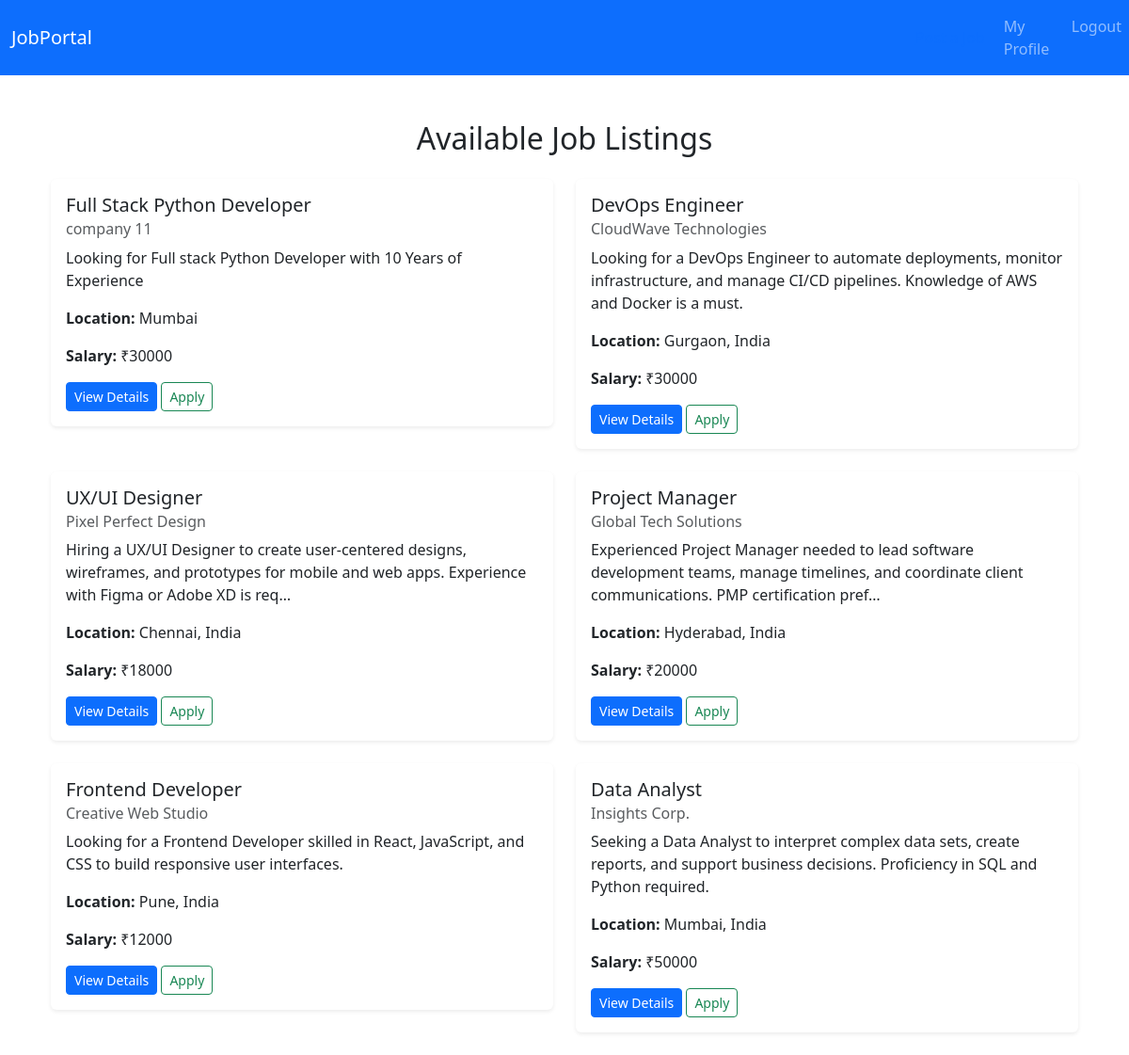
Screenshot of / (signed in) with the database file from the repository.
### core/models.py (models this page shows, shortened)
class Job(models.Model):
    title = models.CharField(max_length=200)
    description = models.TextField()
    company_name = models.CharField(max_length=200)
    salary = models.IntegerField()
    location = models.CharField(max_length=100)
    posted_by = models.ForeignKey(User, on_delete=models.CASCADE)
    created_at = models.DateTimeField(auto_now_add=True)
    class Meta:
        ordering = ['-created_at']

### core/views.py (the view, shortened to what this page needs)
# urls.py: path('', views.HomeView.as_view(), name='job_list'),
class HomeView(generic.ListView):
    model = Job
    paginate_by = 10

### core/templates/core/job_list.html (shortened to what this page needs)
{% extends "core/base.html" %}
{% load static %}
{% block content %}
<div class="container mt-5">
    <h2 class="mb-4 text-center">Available Job Listings</h2>
    {% if jobs %}
        <div class="row">
            {% for job in jobs %}
            <div class="col-md-6 mb-4">
                <div class="card shadow-sm border-0">
                    <div class="card-body">
                        <h5 class="card-title">{{ job.title }}</h5>
                        <h6 class="card-subtitle mb-2 text-muted">{{ job.company_name }}</h6>
                        <p class="card-text">{{ job.description|truncatechars:150 }}</p>
                        <p><strong>Location:</strong> {{ job.location }}</p>
                        <p><strong>Salary:</strong> ₹{{ job.salary }}</p>
                        <a href="{% url 'job_detail' job.id %}" class="btn btn-primary btn-sm">View Details</a>
                        <a href="{% url 'apply_job' job.id %}" class="btn btn-outline-success btn-sm">Apply</a>
                    </div>
                </div>
            </div>
            {% endfor %}
        </div>
    {% else %}
        <div class="alert alert-warning text-center">
            No jobs available at the moment. Please check back later.
        </div>
    {% endif %}
</div>
{% endblock %}

### rows the page displays
Job: title "Full Stack Python Developer", company_name "company 11", description "Looking for Full stack Python Developer with 10 Years of Experience", location "Mumbai", salary "30000"
Job: title "DevOps Engineer", company_name "CloudWave Technologies", description "Looking for a DevOps Engineer to automate deployments, monitor infrastructure, and manage CI/CD pipelines. Knowledge of AWS and Docker is a must.", location "Gurgaon, India", salary "30000"
Job: title "UX/UI Designer", company_name "Pixel Perfect Design", description "Hiring a UX/UI Designer to create user-centered designs, wireframes, and prototypes for mobile and web apps. Experience with Figma or Adobe XD is req…", location "Chennai, India", salary "18000"
Job: title "Project Manager", company_name "Global Tech Solutions", description "Experienced Project Manager needed to lead software development teams, manage timelines, and coordinate client communications. PMP certification pref…", location "Hyderabad, India", salary "20000"
Job: title "Frontend Developer", company_name "Creative Web Studio", description "Looking for a Frontend Developer skilled in React, JavaScript, and CSS to build responsive user interfaces.", location "Pune, India", salary "12000"
Job: title "Data Analyst", company_name "Insights Corp.", description "Seeking a Data Analyst to interpret complex data sets, create reports, and support business decisions. Proficiency in SQL and Python required.", location "Mumbai, India", salary "50000"
